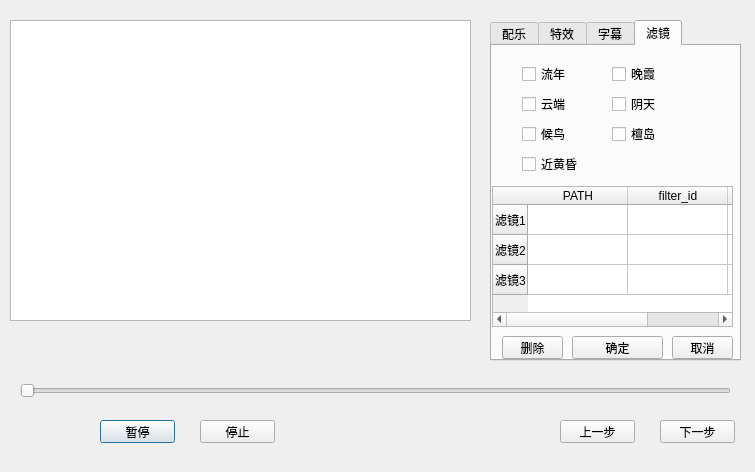
<?xml version="1.0" encoding="UTF-8"?>
<ui version="4.0">
 <class>Dialog_IntegratedVideo</class>
 <widget class="QDialog" name="Dialog_IntegratedVideo">
  <property name="geometry">
   <rect>
    <x>0</x>
    <y>0</y>
    <width>755</width>
    <height>472</height>
   </rect>
  </property>
  <property name="windowTitle">
   <string>Dialog</string>
  </property>
  <widget class="QGraphicsView" name="graphicsView">
   <property name="geometry">
    <rect>
     <x>10</x>
     <y>20</y>
     <width>461</width>
     <height>301</height>
    </rect>
   </property>
  </widget>
  <widget class="QSlider" name="horizontalSlider">
   <property name="geometry">
    <rect>
     <x>20</x>
     <y>380</y>
     <width>711</width>
     <height>22</height>
    </rect>
   </property>
   <property name="orientation">
    <enum>Qt::Horizontal</enum>
   </property>
  </widget>
  <widget class="QPushButton" name="pushButton">
   <property name="geometry">
    <rect>
     <x>100</x>
     <y>420</y>
     <width>75</width>
     <height>23</height>
    </rect>
   </property>
   <property name="styleSheet">
    <string notr="true">border-image: url(:/images/images/button1.png);</string>
   </property>
   <property name="text">
    <string>暂停</string>
   </property>
  </widget>
  <widget class="QPushButton" name="pushButton_2">
   <property name="geometry">
    <rect>
     <x>200</x>
     <y>420</y>
     <width>75</width>
     <height>23</height>
    </rect>
   </property>
   <property name="styleSheet">
    <string notr="true">border-image: url(:/images/images/button1.png);</string>
   </property>
   <property name="text">
    <string>停止</string>
   </property>
  </widget>
  <widget class="QPushButton" name="pushButton_3">
   <property name="geometry">
    <rect>
     <x>560</x>
     <y>420</y>
     <width>75</width>
     <height>23</height>
    </rect>
   </property>
   <property name="styleSheet">
    <string notr="true">border-image: url(:/images/images/button1.png);</string>
   </property>
   <property name="text">
    <string>上一步</string>
   </property>
  </widget>
  <widget class="QPushButton" name="pushButton_4">
   <property name="geometry">
    <rect>
     <x>660</x>
     <y>420</y>
     <width>75</width>
     <height>23</height>
    </rect>
   </property>
   <property name="styleSheet">
    <string notr="true">border-image: url(:/images/images/button1.png);</string>
   </property>
   <property name="text">
    <string>下一步</string>
   </property>
  </widget>
  <widget class="QTabWidget" name="tabWidget">
   <property name="geometry">
    <rect>
     <x>490</x>
     <y>20</y>
     <width>251</width>
     <height>341</height>
    </rect>
   </property>
   <property name="currentIndex">
    <number>3</number>
   </property>
   <widget class="QWidget" name="tab">
    <attribute name="title">
     <string>配乐</string>
    </attribute>
    <widget class="QPushButton" name="pushButton_5">
     <property name="geometry">
      <rect>
       <x>10</x>
       <y>10</y>
       <width>75</width>
       <height>23</height>
      </rect>
     </property>
     <property name="text">
      <string>选择配乐</string>
     </property>
    </widget>
    <widget class="QTextBrowser" name="textBrowser">
     <property name="geometry">
      <rect>
       <x>90</x>
       <y>10</y>
       <width>151</width>
       <height>21</height>
      </rect>
     </property>
    </widget>
    <widget class="QLabel" name="label">
     <property name="geometry">
      <rect>
       <x>20</x>
       <y>40</y>
       <width>54</width>
       <height>12</height>
      </rect>
     </property>
     <property name="text">
      <string>开始时间：</string>
     </property>
    </widget>
    <widget class="QLineEdit" name="lineEdit">
     <property name="geometry">
      <rect>
       <x>90</x>
       <y>40</y>
       <width>113</width>
       <height>20</height>
      </rect>
     </property>
    </widget>
    <widget class="QLabel" name="label_2">
     <property name="geometry">
      <rect>
       <x>20</x>
       <y>70</y>
       <width>54</width>
       <height>12</height>
      </rect>
     </property>
     <property name="text">
      <string>结束时间：</string>
     </property>
    </widget>
    <widget class="QLineEdit" name="lineEdit_2">
     <property name="geometry">
      <rect>
       <x>90</x>
       <y>70</y>
       <width>113</width>
       <height>20</height>
      </rect>
     </property>
    </widget>
    <widget class="QPushButton" name="pushButton_6">
     <property name="geometry">
      <rect>
       <x>10</x>
       <y>290</y>
       <width>61</width>
       <height>23</height>
      </rect>
     </property>
     <property name="text">
      <string>删除</string>
     </property>
    </widget>
    <widget class="QPushButton" name="pushButton_7">
     <property name="geometry">
      <rect>
       <x>80</x>
       <y>290</y>
       <width>91</width>
       <height>23</height>
      </rect>
     </property>
     <property name="text">
      <string>清除所有配乐</string>
     </property>
    </widget>
    <widget class="QPushButton" name="pushButton_8">
     <property name="geometry">
      <rect>
       <x>180</x>
       <y>290</y>
       <width>61</width>
       <height>23</height>
      </rect>
     </property>
     <property name="text">
      <string>保存</string>
     </property>
    </widget>
    <widget class="QRadioButton" name="radioButton">
     <property name="geometry">
      <rect>
       <x>20</x>
       <y>100</y>
       <width>221</width>
       <height>16</height>
      </rect>
     </property>
     <property name="text">
      <string>使用默认配音一（猪八戒背媳妇.mp3</string>
     </property>
    </widget>
    <widget class="QRadioButton" name="radioButton_2">
     <property name="geometry">
      <rect>
       <x>20</x>
       <y>120</y>
       <width>221</width>
       <height>16</height>
      </rect>
     </property>
     <property name="text">
      <string>使用默认配音二（tears.mp3</string>
     </property>
    </widget>
    <widget class="QTableWidget" name="tableWidget">
     <property name="geometry">
      <rect>
       <x>0</x>
       <y>140</y>
       <width>241</width>
       <height>141</height>
      </rect>
     </property>
     <row>
      <property name="text">
       <string>配乐1</string>
      </property>
     </row>
     <row>
      <property name="text">
       <string>配乐2</string>
      </property>
     </row>
     <row>
      <property name="text">
       <string>配乐3</string>
      </property>
     </row>
     <column>
      <property name="text">
       <string>PATH</string>
      </property>
     </column>
     <column>
      <property name="text">
       <string>开始时间</string>
      </property>
     </column>
     <column>
      <property name="text">
       <string>结束时间</string>
      </property>
     </column>
    </widget>
   </widget>
   <widget class="QWidget" name="tab_2">
    <attribute name="title">
     <string>特效</string>
    </attribute>
    <widget class="QLabel" name="label_3">
     <property name="geometry">
      <rect>
       <x>10</x>
       <y>10</y>
       <width>54</width>
       <height>12</height>
      </rect>
     </property>
     <property name="text">
      <string>特效选择</string>
     </property>
    </widget>
    <widget class="QRadioButton" name="radioButton_3">
     <property name="geometry">
      <rect>
       <x>30</x>
       <y>30</y>
       <width>89</width>
       <height>16</height>
      </rect>
     </property>
     <property name="text">
      <string>年年有余</string>
     </property>
    </widget>
    <widget class="QRadioButton" name="radioButton_4">
     <property name="geometry">
      <rect>
       <x>30</x>
       <y>50</y>
       <width>89</width>
       <height>16</height>
      </rect>
     </property>
     <property name="text">
      <string>黑线</string>
     </property>
    </widget>
    <widget class="QRadioButton" name="radioButton_5">
     <property name="geometry">
      <rect>
       <x>130</x>
       <y>50</y>
       <width>89</width>
       <height>16</height>
      </rect>
     </property>
     <property name="text">
      <string>爱心</string>
     </property>
    </widget>
    <widget class="QRadioButton" name="radioButton_6">
     <property name="geometry">
      <rect>
       <x>130</x>
       <y>30</y>
       <width>89</width>
       <height>16</height>
      </rect>
     </property>
     <property name="text">
      <string>雪花</string>
     </property>
    </widget>
    <widget class="QLabel" name="label_4">
     <property name="geometry">
      <rect>
       <x>10</x>
       <y>70</y>
       <width>54</width>
       <height>12</height>
      </rect>
     </property>
     <property name="text">
      <string>设置时间</string>
     </property>
    </widget>
    <widget class="QLabel" name="label_5">
     <property name="geometry">
      <rect>
       <x>30</x>
       <y>90</y>
       <width>54</width>
       <height>12</height>
      </rect>
     </property>
     <property name="text">
      <string>开始时间：</string>
     </property>
    </widget>
    <widget class="QLabel" name="label_6">
     <property name="geometry">
      <rect>
       <x>30</x>
       <y>110</y>
       <width>54</width>
       <height>12</height>
      </rect>
     </property>
     <property name="text">
      <string>结束时间：</string>
     </property>
    </widget>
    <widget class="QLineEdit" name="lineEdit_4">
     <property name="geometry">
      <rect>
       <x>90</x>
       <y>110</y>
       <width>131</width>
       <height>16</height>
      </rect>
     </property>
    </widget>
    <widget class="QLineEdit" name="lineEdit_5">
     <property name="geometry">
      <rect>
       <x>90</x>
       <y>90</y>
       <width>131</width>
       <height>16</height>
      </rect>
     </property>
    </widget>
    <widget class="QTableWidget" name="tableWidget_2">
     <property name="geometry">
      <rect>
       <x>0</x>
       <y>140</y>
       <width>241</width>
       <height>141</height>
      </rect>
     </property>
     <row>
      <property name="text">
       <string>特效1</string>
      </property>
     </row>
     <row>
      <property name="text">
       <string>特效2</string>
      </property>
     </row>
     <row>
      <property name="text">
       <string>特效3</string>
      </property>
     </row>
     <column>
      <property name="text">
       <string>PATH</string>
      </property>
     </column>
     <column>
      <property name="text">
       <string>开始时间</string>
      </property>
     </column>
     <column>
      <property name="text">
       <string>结束时间</string>
      </property>
     </column>
    </widget>
    <widget class="QPushButton" name="pushButton_9">
     <property name="geometry">
      <rect>
       <x>10</x>
       <y>290</y>
       <width>61</width>
       <height>23</height>
      </rect>
     </property>
     <property name="text">
      <string>删除</string>
     </property>
    </widget>
    <widget class="QPushButton" name="pushButton_10">
     <property name="geometry">
      <rect>
       <x>80</x>
       <y>290</y>
       <width>91</width>
       <height>23</height>
      </rect>
     </property>
     <property name="text">
      <string>清除所有配乐</string>
     </property>
    </widget>
    <widget class="QPushButton" name="pushButton_11">
     <property name="geometry">
      <rect>
       <x>180</x>
       <y>290</y>
       <width>61</width>
       <height>23</height>
      </rect>
     </property>
     <property name="text">
      <string>保存</string>
     </property>
    </widget>
   </widget>
   <widget class="QWidget" name="tab_3">
    <attribute name="title">
     <string>字幕</string>
    </attribute>
    <widget class="QLabel" name="label_7">
     <property name="geometry">
      <rect>
       <x>10</x>
       <y>10</y>
       <width>54</width>
       <height>12</height>
      </rect>
     </property>
     <property name="text">
      <string>开始时间：</string>
     </property>
    </widget>
    <widget class="QLineEdit" name="lineEdit_3">
     <property name="geometry">
      <rect>
       <x>70</x>
       <y>10</y>
       <width>41</width>
       <height>16</height>
      </rect>
     </property>
    </widget>
    <widget class="QLabel" name="label_8">
     <property name="geometry">
      <rect>
       <x>120</x>
       <y>10</y>
       <width>54</width>
       <height>12</height>
      </rect>
     </property>
     <property name="text">
      <string>结束时间：</string>
     </property>
    </widget>
    <widget class="QLineEdit" name="lineEdit_6">
     <property name="geometry">
      <rect>
       <x>180</x>
       <y>10</y>
       <width>61</width>
       <height>16</height>
      </rect>
     </property>
    </widget>
    <widget class="QTextEdit" name="textEdit">
     <property name="geometry">
      <rect>
       <x>10</x>
       <y>30</y>
       <width>231</width>
       <height>51</height>
      </rect>
     </property>
    </widget>
    <widget class="QLabel" name="label_9">
     <property name="geometry">
      <rect>
       <x>20</x>
       <y>90</y>
       <width>54</width>
       <height>12</height>
      </rect>
     </property>
     <property name="text">
      <string>字体颜色</string>
     </property>
    </widget>
    <widget class="QLabel" name="label_10">
     <property name="geometry">
      <rect>
       <x>20</x>
       <y>120</y>
       <width>54</width>
       <height>12</height>
      </rect>
     </property>
     <property name="text">
      <string/>
     </property>
    </widget>
    <widget class="QLabel" name="label_11">
     <property name="geometry">
      <rect>
       <x>20</x>
       <y>110</y>
       <width>54</width>
       <height>12</height>
      </rect>
     </property>
     <property name="text">
      <string>字体大小</string>
     </property>
    </widget>
    <widget class="QComboBox" name="comboBox">
     <property name="geometry">
      <rect>
       <x>70</x>
       <y>110</y>
       <width>41</width>
       <height>20</height>
      </rect>
     </property>
     <property name="currentIndex">
      <number>12</number>
     </property>
     <item>
      <property name="text">
       <string>60</string>
      </property>
     </item>
     <item>
      <property name="text">
       <string>61</string>
      </property>
     </item>
     <item>
      <property name="text">
       <string>62</string>
      </property>
     </item>
     <item>
      <property name="text">
       <string>63</string>
      </property>
     </item>
     <item>
      <property name="text">
       <string>64</string>
      </property>
     </item>
     <item>
      <property name="text">
       <string>65</string>
      </property>
     </item>
     <item>
      <property name="text">
       <string>66</string>
      </property>
     </item>
     <item>
      <property name="text">
       <string>67</string>
      </property>
     </item>
     <item>
      <property name="text">
       <string>68</string>
      </property>
     </item>
     <item>
      <property name="text">
       <string>69</string>
      </property>
     </item>
     <item>
      <property name="text">
       <string>70</string>
      </property>
     </item>
     <item>
      <property name="text">
       <string>71</string>
      </property>
     </item>
     <item>
      <property name="text">
       <string>72</string>
      </property>
     </item>
    </widget>
    <widget class="QLabel" name="label_12">
     <property name="geometry">
      <rect>
       <x>120</x>
       <y>110</y>
       <width>54</width>
       <height>12</height>
      </rect>
     </property>
     <property name="text">
      <string>字体型号</string>
     </property>
    </widget>
    <widget class="QComboBox" name="comboBox_2">
     <property name="geometry">
      <rect>
       <x>170</x>
       <y>110</y>
       <width>69</width>
       <height>22</height>
      </rect>
     </property>
     <item>
      <property name="text">
       <string>微软雅黑</string>
      </property>
     </item>
     <item>
      <property name="text">
       <string>黑体</string>
      </property>
     </item>
     <item>
      <property name="text">
       <string>楷体</string>
      </property>
     </item>
     <item>
      <property name="text">
       <string>宋体</string>
      </property>
     </item>
    </widget>
    <widget class="QCheckBox" name="checkBox_8">
     <property name="geometry">
      <rect>
       <x>40</x>
       <y>140</y>
       <width>71</width>
       <height>16</height>
      </rect>
     </property>
     <property name="text">
      <string>加粗</string>
     </property>
    </widget>
    <widget class="QCheckBox" name="checkBox_9">
     <property name="geometry">
      <rect>
       <x>140</x>
       <y>140</y>
       <width>71</width>
       <height>16</height>
      </rect>
     </property>
     <property name="text">
      <string>斜体</string>
     </property>
    </widget>
    <widget class="QTableWidget" name="tableWidget_4">
     <property name="geometry">
      <rect>
       <x>10</x>
       <y>160</y>
       <width>231</width>
       <height>121</height>
      </rect>
     </property>
     <row>
      <property name="text">
       <string>字幕1</string>
      </property>
     </row>
     <row>
      <property name="text">
       <string>字幕2</string>
      </property>
     </row>
     <row>
      <property name="text">
       <string>字幕3</string>
      </property>
     </row>
     <row>
      <property name="text">
       <string>字幕4</string>
      </property>
     </row>
     <row>
      <property name="text">
       <string>字幕5</string>
      </property>
     </row>
     <row>
      <property name="text">
       <string>字幕6</string>
      </property>
     </row>
     <row>
      <property name="text">
       <string>字幕7</string>
      </property>
     </row>
     <row>
      <property name="text">
       <string>字幕8</string>
      </property>
     </row>
     <row>
      <property name="text">
       <string>字幕9</string>
      </property>
     </row>
     <row>
      <property name="text">
       <string>字幕10</string>
      </property>
     </row>
     <row>
      <property name="text">
       <string>字幕11</string>
      </property>
     </row>
     <column>
      <property name="text">
       <string>TEXT</string>
      </property>
     </column>
     <column>
      <property name="text">
       <string>开始时间</string>
      </property>
     </column>
     <column>
      <property name="text">
       <string>结束时间</string>
      </property>
     </column>
     <column>
      <property name="text">
       <string>id</string>
      </property>
     </column>
    </widget>
    <widget class="QPushButton" name="pushButton_15">
     <property name="geometry">
      <rect>
       <x>10</x>
       <y>290</y>
       <width>61</width>
       <height>23</height>
      </rect>
     </property>
     <property name="text">
      <string>删除</string>
     </property>
    </widget>
    <widget class="QPushButton" name="pushButton_16">
     <property name="geometry">
      <rect>
       <x>80</x>
       <y>290</y>
       <width>91</width>
       <height>23</height>
      </rect>
     </property>
     <property name="text">
      <string>清除所有字幕</string>
     </property>
    </widget>
    <widget class="QPushButton" name="pushButton_17">
     <property name="geometry">
      <rect>
       <x>180</x>
       <y>290</y>
       <width>61</width>
       <height>23</height>
      </rect>
     </property>
     <property name="text">
      <string>完成</string>
     </property>
    </widget>
   </widget>
   <widget class="QWidget" name="tab_4">
    <attribute name="title">
     <string>滤镜</string>
    </attribute>
    <widget class="QCheckBox" name="checkBox">
     <property name="geometry">
      <rect>
       <x>30</x>
       <y>20</y>
       <width>71</width>
       <height>16</height>
      </rect>
     </property>
     <property name="text">
      <string>流年</string>
     </property>
    </widget>
    <widget class="QCheckBox" name="checkBox_2">
     <property name="geometry">
      <rect>
       <x>30</x>
       <y>50</y>
       <width>71</width>
       <height>16</height>
      </rect>
     </property>
     <property name="text">
      <string>云端</string>
     </property>
    </widget>
    <widget class="QCheckBox" name="checkBox_3">
     <property name="geometry">
      <rect>
       <x>30</x>
       <y>80</y>
       <width>71</width>
       <height>16</height>
      </rect>
     </property>
     <property name="text">
      <string>候鸟</string>
     </property>
    </widget>
    <widget class="QCheckBox" name="checkBox_4">
     <property name="geometry">
      <rect>
       <x>30</x>
       <y>110</y>
       <width>71</width>
       <height>16</height>
      </rect>
     </property>
     <property name="text">
      <string>近黄昏</string>
     </property>
    </widget>
    <widget class="QCheckBox" name="checkBox_5">
     <property name="geometry">
      <rect>
       <x>120</x>
       <y>20</y>
       <width>71</width>
       <height>16</height>
      </rect>
     </property>
     <property name="text">
      <string>晚霞</string>
     </property>
    </widget>
    <widget class="QCheckBox" name="checkBox_6">
     <property name="geometry">
      <rect>
       <x>120</x>
       <y>50</y>
       <width>71</width>
       <height>16</height>
      </rect>
     </property>
     <property name="text">
      <string>阴天</string>
     </property>
    </widget>
    <widget class="QCheckBox" name="checkBox_7">
     <property name="geometry">
      <rect>
       <x>120</x>
       <y>80</y>
       <width>71</width>
       <height>16</height>
      </rect>
     </property>
     <property name="text">
      <string>檀岛</string>
     </property>
    </widget>
    <widget class="QTableWidget" name="tableWidget_3">
     <property name="geometry">
      <rect>
       <x>0</x>
       <y>140</y>
       <width>241</width>
       <height>141</height>
      </rect>
     </property>
     <row>
      <property name="text">
       <string>滤镜1</string>
      </property>
     </row>
     <row>
      <property name="text">
       <string>滤镜2</string>
      </property>
     </row>
     <row>
      <property name="text">
       <string>滤镜3</string>
      </property>
     </row>
     <column>
      <property name="text">
       <string>PATH</string>
      </property>
     </column>
     <column>
      <property name="text">
       <string>filter_id</string>
      </property>
     </column>
     <column>
      <property name="text">
       <string>ctrl_id</string>
      </property>
     </column>
    </widget>
    <widget class="QPushButton" name="pushButton_12">
     <property name="geometry">
      <rect>
       <x>10</x>
       <y>290</y>
       <width>61</width>
       <height>23</height>
      </rect>
     </property>
     <property name="text">
      <string>删除</string>
     </property>
    </widget>
    <widget class="QPushButton" name="pushButton_13">
     <property name="geometry">
      <rect>
       <x>80</x>
       <y>290</y>
       <width>91</width>
       <height>23</height>
      </rect>
     </property>
     <property name="text">
      <string>确定</string>
     </property>
    </widget>
    <widget class="QPushButton" name="pushButton_14">
     <property name="geometry">
      <rect>
       <x>180</x>
       <y>290</y>
       <width>61</width>
       <height>23</height>
      </rect>
     </property>
     <property name="text">
      <string>取消</string>
     </property>
    </widget>
   </widget>
  </widget>
 </widget>
 <resources/>
 <connections/>
</ui>
